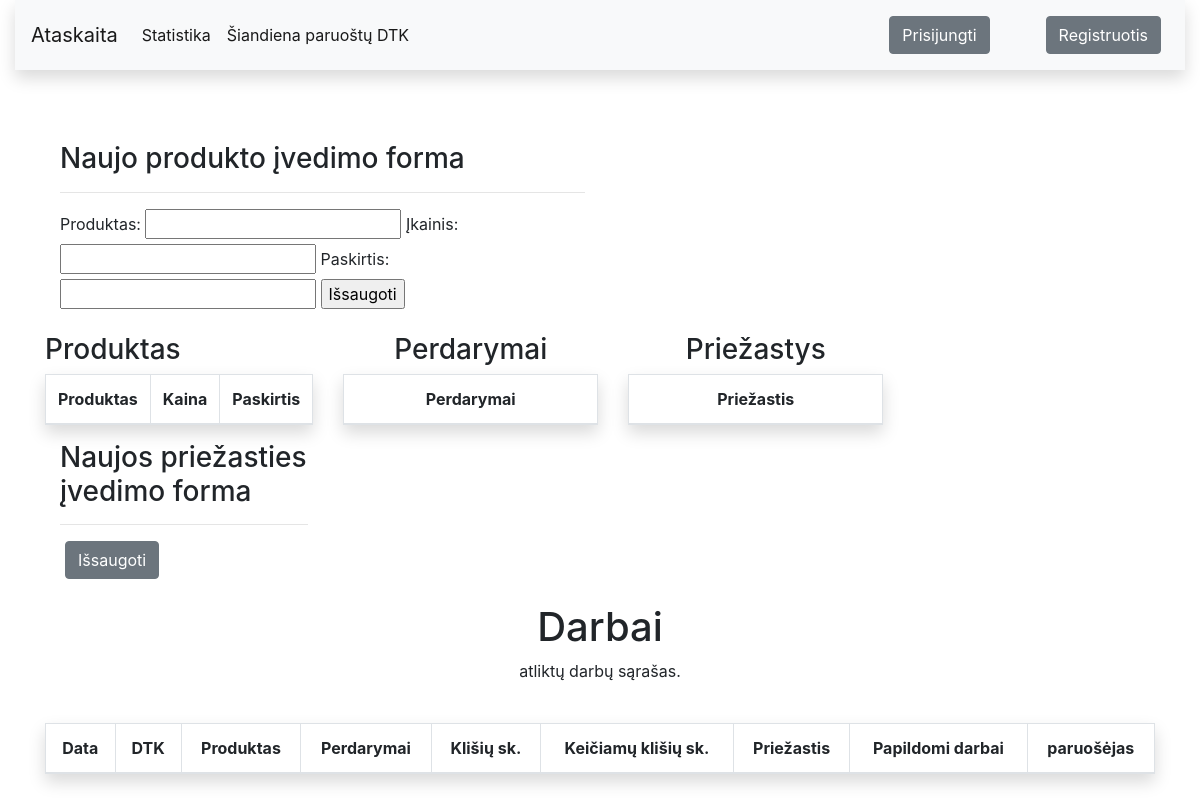
Page /ataskaitos/master/?page=4 on the earlier database version.
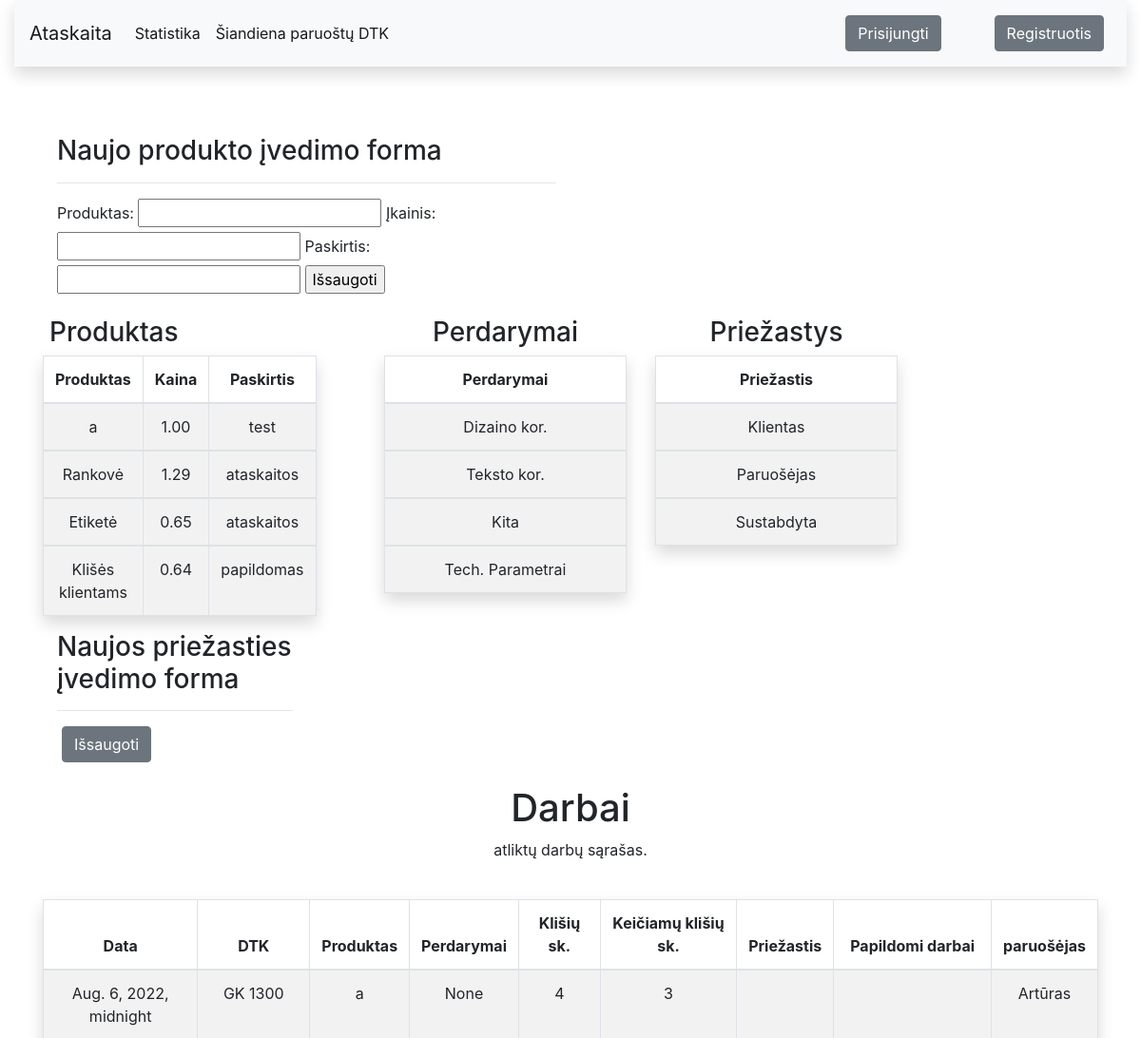
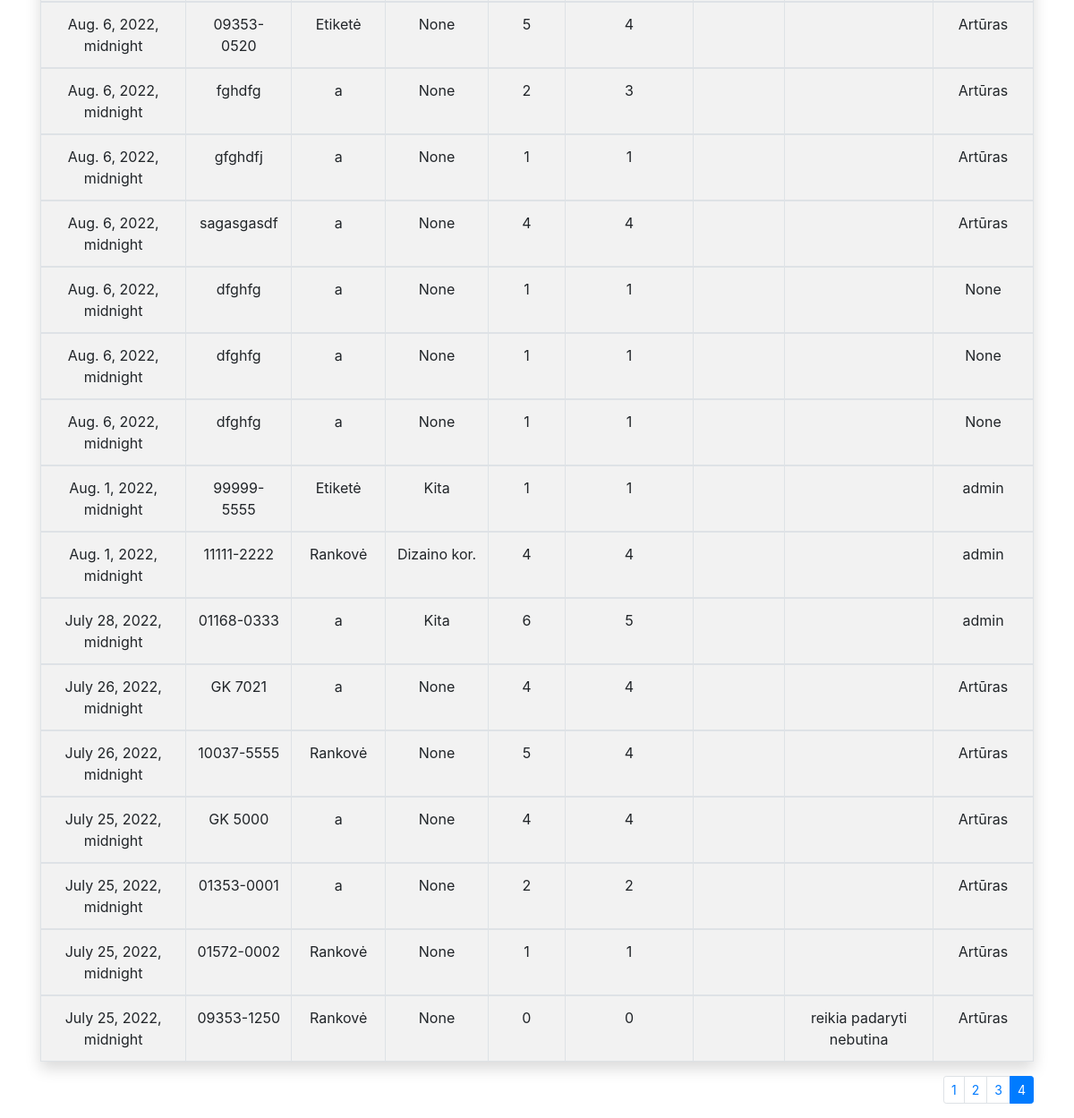
Same page on the later database version (2 pictures, top to bottom).
### ataskaitos/models.py (models this page shows, shortened)
class Product(models.Model):
    product_name = models.CharField('Produktas', max_length=50)
    price = models.DecimalField('Įkainis', max_digits=10, decimal_places=2)
    purpose = models.CharField('paskirtis', max_length=50, null=True, blank=True)
    def __str__(self):
       return str(self.product_name)

class Remake(models.Model):
    remakes = models.CharField('Perdarymai', max_length=50)
    def __str__(self):
        return str(self.remakes)

class Reason(models.Model):
    reasons = models.CharField('Priežastys', max_length=50)

class Report(models.Model):
    date_field = models.DateTimeField('Data', default=datetime.now)
    dtk_nr = models.CharField('DTK Nr.', max_length=10)
    product_name = models.ForeignKey(Product, help_text='Pasirinkite produktą', on_delete=models.SET_NULL, null=True)
    remakes = models.ForeignKey(Remake, help_text='Pasirinkite perdarimo priežastis', on_delete=models.CASCADE, null=True, blank=True)
    number_of_plates = models.PositiveIntegerField('Klišių sk.')
    number_of_new_plates = models.PositiveIntegerField('Keičiamų klišių sk.')
    reasons = models.ForeignKey(Reason, help_text='Pasirinkite korekcijos tipą', on_delete=models.SET_NULL, null=True, blank=True)
    notes = models.TextField('Pastabos', max_length=1000, help_text='Papildomi dabai', blank=True)
    user = models.ForeignKey(User, on_delete=models.CASCADE, null=True)

### ataskaitos/views.py (the view)
# urls.py: path('master/', views.master, name='master' ),
def master(request):
    form=ProductForm()
    if request.method == 'POST':
        form = ProductForm(request.POST)
        if form.is_valid():
            form.save()
    master = Product.objects.all()
    reason = Reason.objects.all()
    remake = Remake.objects.all()
    paginator = Paginator(Report.objects.order_by('-date_field'), 20)
    page_number = request.GET.get('page')
    paged_reports = paginator.get_page(page_number)
    context={
        'form':form,
        'master':master,
        'report':paged_reports,
        'reason':reason,
        'remake':remake,
        }
    return render(request, 'master.html', context=context)

### ataskaitos/forms.py
class ProductForm(ModelForm):
    class Meta:
        model = Product
        fields = '__all__'

### ataskaitos/templates/master.html (shortened to what the changed rows need)
{% extends "base.html" %}
{% block content %}
<br>
<div class="container">
    <div class="col-md-6">
    <form action="" method=POST>
        {{form}}
    </form>
    </div>
    <br>
    <div class="row">
        <div>
            <div class="col-md-6 text-center">
                <table class="table text-center table-striped table-bordered table-hover shadow">
                    <thead>
                        <tr>
                            <th>Produktas</th>
                            <th>Kaina</th>
                            <th>Paskirtis</th>
                        </tr>
                    </thead>
                {% for i in master %}
                    <tbody>
                        <tr>
                            <td>{{i.product_name}}</td>
                            <td>{{i.price}}</td>
                            <td>{{i.purpose}}</td>
                        </tr>
                    </tbody>
                {% endfor %}
                </table>
            </div>
        </div>
        <div class="col-md-3 text-center">
            <table class="table text-center table-striped table-bordered table-hover shadow">
            <thead>
                <tr>
                    <th>Perdarymai</th>
                </tr>
            </thead>
            {% for i in remake %}
            <tbody>
                <tr>
                    <td>{{i.remakes}}</td>
                </tr>
            </tbody>
            {% endfor %}
            </table>
        </div>
        <div class="col-md-3 text-center">
            <table class=" table text-center table-striped table-bordered table-hover shadow">
            <thead>
                <tr>
                    <th>Priežastis</th>
                </tr>
            </thead>
            {% for i in reason %}
            <tbody>
                <tr>
                    <td>{{i.reasons}}</td>
                </tr>
            </tbody>
            {% endfor %}
            </table>
        </div>
    </div>
<br>
<div class="text-center">
    <h1>Darbai</h1>
</div>
<br>
<div>
    <table class="table text-center table-striped table-bordered table-hover shadow">
        <thead>
            <tr>
                <th>Data</th>
                <th>DTK</th>
                <th>Produktas</th>
                <th>Perdarymai</th>
                <th>Klišių sk.</th>
                <th>Keičiamų klišių sk.</th>
                <th>Priežastis</th>
                <th>Papildomi darbai</th>
                <th>paruošėjas</th>
            </tr>
        </thead>
        {% for a in report %}
        <tbody>
            <tr>
                <td>{{a.date_field}}</td>
                <td>{{a.dtk_nr}}</td>
                <td>{{a.product_name}}</td>
                <td>{{a.remakes}}</td>
                <td>{{a.number_of_plates}}</td>
                <td>{{a.number_of_new_plates}}</td>
                <td>{{a.reason}}</td>
                <td>{{a.notes}}</td>
                <td>{{a.user}}</td>
            </tr>
        </tbody>
        {% endfor %}
        </table>
</div>
<div class="puslapiai">
    <nav aria-label="...">
        {% if report.has_other_pages %}
            <ul class="pagination pagination-sm justify-content-end">
                {% for i in report.paginator.page_range %}
                    {% if report.number == i %}
                        <li class="page-item active">
                            <a class="page-link" href">{{ i }}</a>
                        </li>
                    {% else %}
                        <li class="page-item">
                            <a class="page-link" href="?page={{ i }}">{{ i }}</a>
                        </li>
                    {% endif %}
                {% endfor %}
            </ul>
        {% endif %}
    </nav>
</div>
</div>
{% endblock %}

Differences in the rows shown:
added Product: product_name "a", price "1.00", purpose "test"
added Product: product_name "Rankovė", price "1.29", purpose "ataskaitos"
added Product: product_name "Etiketė", price "0.65", purpose "ataskaitos"
added Product: product_name "Klišės klientams", price "0.64", purpose "papildomas"
added Remake: remakes "Dizaino kor."
added Remake: remakes "Teksto kor."
added Remake: remakes "Kita"
added Remake: remakes "Tech. Parametrai"
added Reason: reasons "Klientas"
added Reason: reasons "Paruošėjas"
added Reason: reasons "Sustabdyta"
added Report: date_field "Aug. 6, 2022, midnight", dtk_nr "GK 1300", product_name "a", remakes "None", number_of_plates "4", number_of_new_plates "3", user "Artūras"
added Report: date_field "Aug. 6, 2022, midnight", dtk_nr "09353-0520", product_name "Etiketė", remakes "None", number_of_plates "5", number_of_new_plates "4", user "Artūras"
added Report: date_field "Aug. 6, 2022, midnight", dtk_nr "fghdfg", product_name "a", remakes "None", number_of_plates "2", number_of_new_plates "3", user "Artūras"
added Report: date_field "Aug. 6, 2022, midnight", dtk_nr "gfghdfj", product_name "a", remakes "None", number_of_plates "1", number_of_new_plates "1", user "Artūras"
added Report: date_field "Aug. 6, 2022, midnight", dtk_nr "sagasgasdf", product_name "a", remakes "None", number_of_plates "4", number_of_new_plates "4", user "Artūras"
added Report: date_field "Aug. 6, 2022, midnight", dtk_nr "dfghfg", product_name "a", remakes "None", number_of_plates "1", number_of_new_plates "1", user "None"
added Report: date_field "Aug. 6, 2022, midnight", dtk_nr "dfghfg", product_name "a", remakes "None", number_of_plates "1", number_of_new_plates "1", user "None"
added Report: date_field "Aug. 6, 2022, midnight", dtk_nr "dfghfg", product_name "a", remakes "None", number_of_plates "1", number_of_new_plates "1", user "None"
added Report: date_field "Aug. 1, 2022, midnight", dtk_nr "99999-5555", product_name "Etiketė", remakes "Kita", number_of_plates "1", number_of_new_plates "1", user "admin"
added Report: date_field "Aug. 1, 2022, midnight", dtk_nr "11111-2222", product_name "Rankovė", remakes "Dizaino kor.", number_of_plates "4", number_of_new_plates "4", user "admin"
added Report: date_field "July 28, 2022, midnight", dtk_nr "01168-0333", product_name "a", remakes "Kita", number_of_plates "6", number_of_new_plates "5", user "admin"
added Report: date_field "July 26, 2022, midnight", dtk_nr "GK 7021", product_name "a", remakes "None", number_of_plates "4", number_of_new_plates "4", user "Artūras"
added Report: date_field "July 26, 2022, midnight", dtk_nr "10037-5555", product_name "Rankovė", remakes "None", number_of_plates "5", number_of_new_plates "4", user "Artūras"
added Report: date_field "July 25, 2022, midnight", dtk_nr "GK 5000", product_name "a", remakes "None", number_of_plates "4", number_of_new_plates "4", user "Artūras"
added Report: date_field "July 25, 2022, midnight", dtk_nr "01353-0001", product_name "a", remakes "None", number_of_plates "2", number_of_new_plates "2", user "Artūras"
added Report: date_field "July 25, 2022, midnight", dtk_nr "01572-0002", product_name "Rankovė", remakes "None", number_of_plates "1", number_of_new_plates "1", user "Artūras"
added Report: date_field "July 25, 2022, midnight", dtk_nr "09353-1250", product_name "Rankovė", remakes "None", number_of_plates "0", number_of_new_plates "0", notes "reikia padaryti nebutina", user "Artūras"
Other differences:
new list line: "1"
new list line: "2"
new list line: "3"
new list line: "4"
